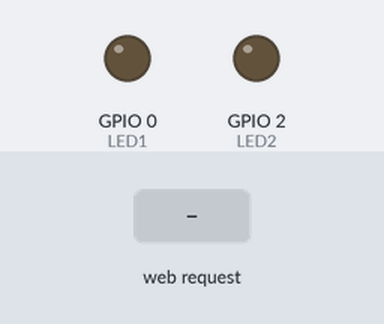
A sketch run on a simulated ESP8266 (NodeMCU). Parts: output pins drawn as LEDs (lit = HIGH). The inputs (shaded band) are chosen by the test bench. WiFi joins after 1.5 s; servers stay silent unless stated; what the sketch prints to the serial monitor is not drawn.

Above: at 2.7 s.
2.8 s: HTTP request GET /LED=ON1 received
At 3.3 s:
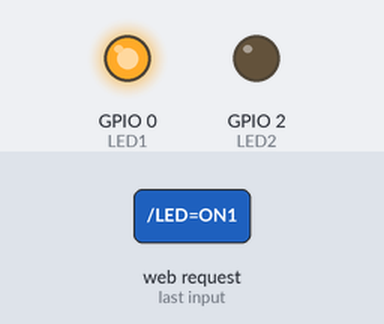
4.3 s: HTTP request GET /LED=ON2 received
At 5.5 s:
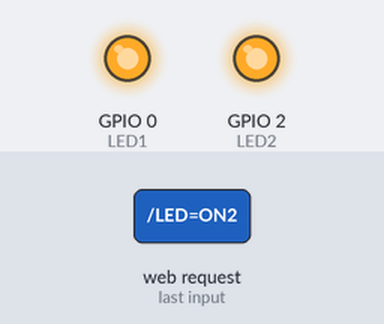
5.8 s: HTTP request GET /LED=OFF received
At 6.8 s:
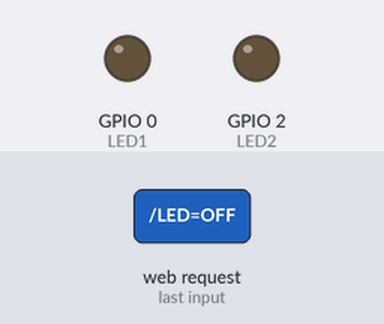
Timing chart, 0 to 8.8 s (numbered marks = the images above; inputs shaded):
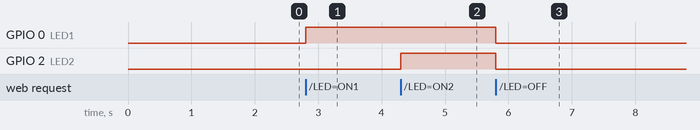

The sketch:

weather_simulator.ino
```cpp
// #include <ESP8266WiFi.h>

// const char* ssid = "VNUK4-2";         // Replace with your Wi-Fi SSID
// const char* password = "Z@q12wsx"; // Replace with your Wi-Fi password

// void setup() {
//   Serial.begin(9600);    // Start the Serial communication at 115200 baud rate
//   delay(10);

//   // Connect to Wi-Fi network
//   Serial.println();
//   Serial.print("Connecting to ");
//   Serial.println(ssid);

//   WiFi.begin(ssid, password);

//   while (WiFi.status() != WL_CONNECTED) {
//     delay(500);
//     Serial.print(".");
//   }

//   Serial.println("");
//   Serial.println("WiFi connected.");

//   // Print the IP address
//   Serial.print("IP address: ");
//   Serial.println(WiFi.localIP());
// }

// void loop() {
//   // You can put your main code here, to run repeatedly:
// }

#include <ESP8266WiFi.h>

const char* ssid = "VNUK2-3";
const char* password = "Z@q12wsx";
//172.16.4.101
int LED1 = 0; // (D3)
int LED2 = 2; // (D4)
WiFiServer server(80);

void setup(){
  Serial.begin(9600);
  pinMode(LED1, OUTPUT);
  pinMode(LED2, OUTPUT);
  digitalWrite(LED1, LOW);
  digitalWrite(LED2, LOW);
  Serial.print("Connecting to the Newtork");
  WiFi.begin(ssid, password);
  while (WiFi.status() != WL_CONNECTED)
  {
    delay(500);
    Serial.print("Connecting~");
  }
  Serial.println("WiFi connected");
  server.begin();
  Serial.println("Server started");
  Serial.print("IP Address of network: "); // will IP address on Serial Monitor
  Serial.println(WiFi.localIP());
  Serial.print("Copy and paste the following URL: http://");
  Serial.print(WiFi.localIP());
  Serial.println("/");
}

void loop(){
  WiFiClient client = server.available();
  if (!client){
    return;}

  Serial.println("Waiting for new client");
  while(!client.available())
  {
    delay(1);
  }
  String request = client.readStringUntil('\r');
  Serial.println(request);
  client.flush();

  int value = HIGH;
  if(request.indexOf("/LED=ON1") != -1){

    digitalWrite(LED1, HIGH);
    digitalWrite(LED2, LOW);
    value = HIGH;
  }

  if(request.indexOf("/LED=ON2") != -1){

    digitalWrite(LED1, HIGH);
    digitalWrite(LED2, HIGH);
    value = HIGH;
  }

  if(request.indexOf("/LED=OFF") != -1){

    digitalWrite(LED1, LOW); // Turn LED OFF
    digitalWrite(LED2, LOW);
    value = LOW;
  }

//*------------------HTML Page Code---------------------*//

  client.println("HTTP/1.1 200 OK"); //
  client.println("Content-Type: text/html");
  client.println("");
  client.println("<!DOCTYPE HTML>");
  client.println("<html>");
  client.print(" CONTROL LED: ");
  if(value == HIGH){
    client.print("ON");
  }
  else
  {
    client.print("OFF");
  }
  client.println("<br><br>");
  client.println("<a href=\"/LED=ON1\"\"><button>ON1</button></a>");
  client.println("<a href=\"/LED=ON2\"\"><button>ON2</button></a>");
  client.println("<a href=\"/LED=OFF\"\"><button>OFF</button></a><br />");
  client.println("</html>");

  delay(1);
  Serial.println("Client disonnected");
  Serial.println("");
}
```

Measured:
- after the input at 2.8 s, GPIO 0 (LED1): LOW → HIGH at once
- after the input at 4.3 s, GPIO 2 (LED2): LOW → HIGH at once
- after the input at 5.8 s, GPIO 0 (LED1), GPIO 2 (LED2): HIGH → LOW at once
